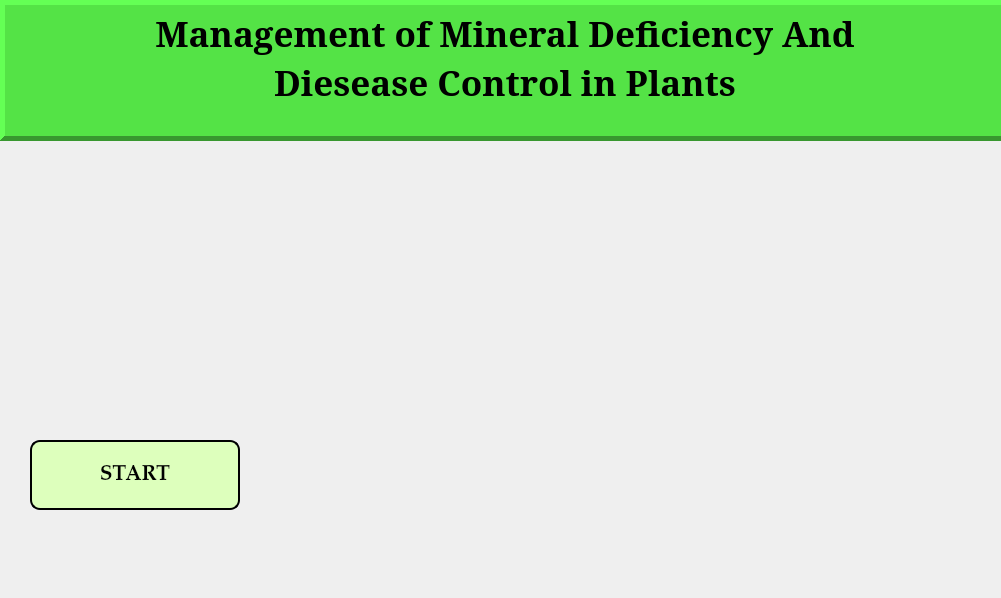
<?xml version="1.0" encoding="UTF-8"?>
<ui version="4.0">
 <class>widget</class>
 <widget class="QWidget" name="widget">
  <property name="geometry">
   <rect>
    <x>0</x>
    <y>0</y>
    <width>1001</width>
    <height>598</height>
   </rect>
  </property>
  <property name="windowTitle">
   <string>Form</string>
  </property>
  <property name="styleSheet">
   <string notr="true"/>
  </property>
  <widget class="QPushButton" name="Start">
   <property name="geometry">
    <rect>
     <x>30</x>
     <y>440</y>
     <width>210</width>
     <height>70</height>
    </rect>
   </property>
   <property name="font">
    <font>
     <family>Palatino Linotype</family>
     <pointsize>16</pointsize>
     <weight>75</weight>
     <bold>true</bold>
    </font>
   </property>
   <property name="styleSheet">
    <string notr="true">QPushButton#Start{
background-color:#ddffbc;
color : black;
border-style:outset;
border-width:2px;
border-color:black;
border-radius:10px;
padding :10px
}
</string>
   </property>
   <property name="text">
    <string>START</string>
   </property>
  </widget>
  <widget class="QTextBrowser" name="textBrowser">
   <property name="geometry">
    <rect>
     <x>0</x>
     <y>0</y>
     <width>1010</width>
     <height>141</height>
    </rect>
   </property>
   <property name="font">
    <font>
     <family>Noto Serif</family>
     <pointsize>26</pointsize>
     <weight>75</weight>
     <bold>true</bold>
    </font>
   </property>
   <property name="styleSheet">
    <string notr="true">background-color:#54e346;</string>
   </property>
   <property name="frameShape">
    <enum>QFrame::Panel</enum>
   </property>
   <property name="frameShadow">
    <enum>QFrame::Raised</enum>
   </property>
   <property name="lineWidth">
    <number>5</number>
   </property>
   <property name="html">
    <string>&lt;!DOCTYPE HTML PUBLIC &quot;-//W3C//DTD HTML 4.0//EN&quot; &quot;http://www.w3.org/TR/REC-html40/strict.dtd&quot;&gt;
&lt;html&gt;&lt;head&gt;&lt;meta name=&quot;qrichtext&quot; content=&quot;1&quot; /&gt;&lt;style type=&quot;text/css&quot;&gt;
p, li { white-space: pre-wrap; }
&lt;/style&gt;&lt;/head&gt;&lt;body style=&quot; font-family:'Noto Serif'; font-size:26pt; font-weight:600; font-style:normal;&quot;&gt;
&lt;p align=&quot;center&quot; style=&quot; margin-top:0px; margin-bottom:0px; margin-left:0px; margin-right:0px; -qt-block-indent:0; text-indent:0px;&quot;&gt;Management of Mineral Deficiency And&lt;/p&gt;
&lt;p align=&quot;center&quot; style=&quot; margin-top:0px; margin-bottom:0px; margin-left:0px; margin-right:0px; -qt-block-indent:0; text-indent:0px;&quot;&gt;Diesease Control in Plants&lt;/p&gt;&lt;/body&gt;&lt;/html&gt;</string>
   </property>
  </widget>
  <widget class="QLabel" name="bg">
   <property name="geometry">
    <rect>
     <x>0</x>
     <y>140</y>
     <width>1001</width>
     <height>461</height>
    </rect>
   </property>
   <property name="text">
    <string/>
   </property>
  </widget>
  <zorder>bg</zorder>
  <zorder>Start</zorder>
  <zorder>textBrowser</zorder>
 </widget>
 <resources/>
 <connections/>
</ui>
